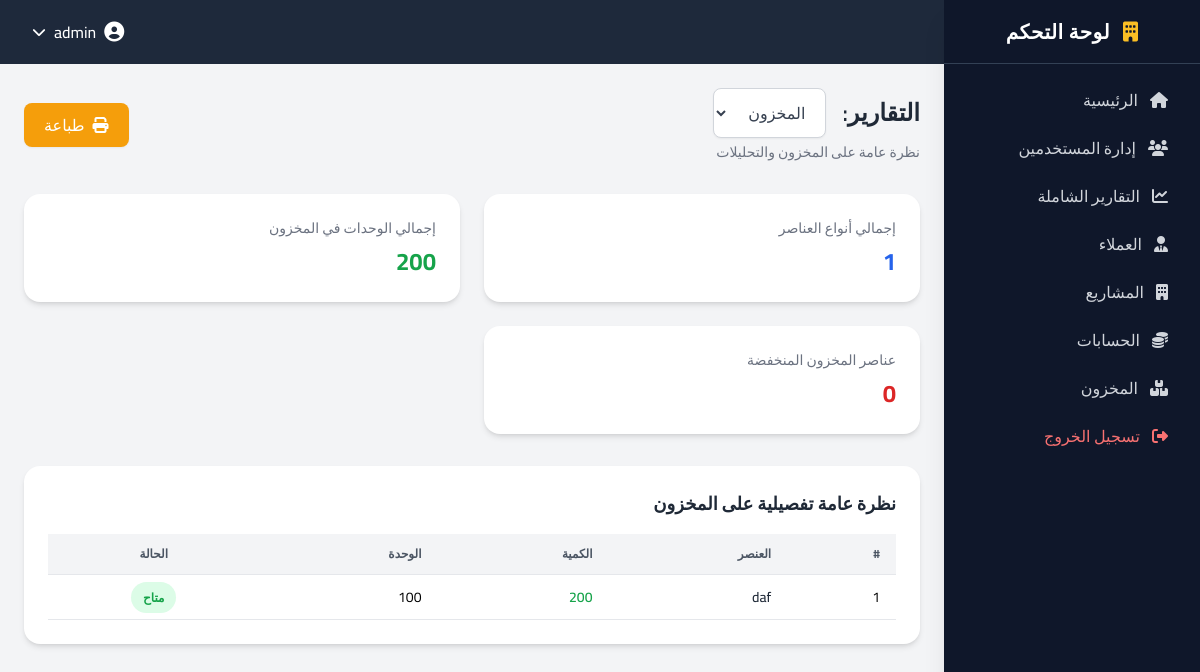
The app's page /modules/inventory/stock_report.php (signed in) with its own data.
### tables this page shows
CREATE TABLE `inventory_items` (
  `id` int NOT NULL,
  `item_name` varchar(150) NOT NULL,
  `quantity` int DEFAULT '0',
  `unit` varchar(50) DEFAULT NULL,
  `created_at` timestamp NULL DEFAULT CURRENT_TIMESTAMP
);

### modules/inventory/stock_report.php (the view, shortened to what this page needs)
<?php
require_once '../../config/database.php';
$summary_stmt = $conn->prepare("
    SELECT
        COUNT(*) AS total_items,
        IFNULL(SUM(quantity),0) AS total_quantity,
        SUM(CASE WHEN quantity < 10 THEN 1 ELSE 0 END) AS low_stock_count
    FROM inventory_items
");
$summary_stmt->execute();
$summary = $summary_stmt->get_result()->fetch_assoc();
$items_stmt = $conn->prepare("
    SELECT id, item_name, quantity, unit
    FROM inventory_items
    ORDER BY item_name ASC
");
$items_stmt->execute();
$items = $items_stmt->get_result();
include '../../includes/header.php';
include '../../includes/sidebar.php';
?>
<div class="lg:mr-64 p-6 min-h-screen bg-gray-100 print:bg-white print:m-0 print:p-0">
    <div class="mb-8 flex flex-col sm:flex-row sm:items-center justify-between gap-4 print:hidden">
        <div>
            <h1 class="text-2xl font-semibold text-gray-800 flex items-center gap-4">
                التقارير:
                <select onchange="window.location.href=this.value" class="text-base border border-gray-300 rounded-lg focus:ring-amber-500 focus:border-amber-500 font-medium text-gray-700 bg-white shadow-sm px-4 py-2 outline-none cursor-pointer">
                    <option value="/construction_system/modules/inventory/stock_report.php" selected>المخزون</option>
                </select>
            </h1>
            <p class="text-gray-500 text-sm mt-1">
                نظرة عامة على المخزون والتحليلات
            </p>
        </div>
        <button onclick="window.print()" class="print:hidden bg-amber-500 hover:bg-amber-600 text-white px-5 py-2.5 rounded-lg flex items-center gap-2 shadow-sm transition-all duration-200">
            <i class="fa fa-print"></i>
            <span>طباعة</span>
        </button>
    </div>
    <div class="grid grid-cols-1 sm:grid-cols-2 xl:grid-cols-3 gap-6 mb-8 print:grid-cols-3 print:gap-4">
        <div class="bg-white rounded-2xl shadow-md p-6">
            <p class="text-gray-500 text-sm">إجمالي أنواع العناصر</p>
            <h3 class="text-2xl font-bold text-blue-600 mt-2">
                <?= $summary['total_items'] ?>
            </h3>
        </div>
        <div class="bg-white rounded-2xl shadow-md p-6">
            <p class="text-gray-500 text-sm">إجمالي الوحدات في المخزون</p>
            <h3 class="text-2xl font-bold text-green-600 mt-2">
                <?= $summary['total_quantity'] ?>
            </h3>
        </div>
        <div class="bg-white rounded-2xl shadow-md p-6">
            <p class="text-gray-500 text-sm">عناصر المخزون المنخفضة</p>
            <h3 class="text-2xl font-bold text-red-600 mt-2">
                <?= $summary['low_stock_count'] ?>
            </h3>
        </div>
    </div>
    <div class="bg-white rounded-2xl shadow-md p-6 print:shadow-none print:p-0 print:border print:border-gray-300">
        <h3 class="text-lg font-semibold text-gray-800 mb-4">
            نظرة عامة تفصيلية على المخزون
        </h3>
        <div class="overflow-x-auto">
            <table class="w-full text-sm text-right">
                <thead class="print:bg-gray-200 print:text-gray-800">
                    <tr class="bg-gray-100 text-gray-600 uppercase text-xs">
                        <th class="px-4 py-3 border-b print:border-gray-400">#</th>
                        <th class="px-4 py-3 border-b print:border-gray-400">العنصر</th>
                        <th class="px-4 py-3 border-b print:border-gray-400">الكمية</th>
                        <th class="px-4 py-3 border-b print:border-gray-400">الوحدة</th>
                        <th class="px-4 py-3 text-center border-b print:border-gray-400">الحالة</th>
                    </tr>
                </thead>
                <tbody class="divide-y">
                <?php if ($items->num_rows > 0): ?>
                    <?php while ($row = $items->fetch_assoc()):
                        $is_low = $row['quantity'] < 10;
                    ?>
                        <tr class="hover:bg-gray-50 transition">
                            <td class="px-4 py-3 border-b print:border-gray-300"><?= $row['id'] ?></td>
                            <td class="px-4 py-3 font-medium text-gray-800 border-b print:border-gray-300">
                                <?= htmlspecialchars($row['item_name']) ?>
                            </td>
                            <td class="px-4 py-3 font-semibold <?= $is_low ? 'text-red-600' : 'text-green-600' ?> border-b print:border-gray-300">
                                <?= $row['quantity'] ?>
                            </td>
                            <td class="px-4 py-3 border-b print:border-gray-300">
                                <?= htmlspecialchars($row['unit']) ?>
                            </td>
                            <td class="px-4 py-3 text-center border-b print:border-gray-300">
                                <?php if ($is_low): ?>
                                    <span class="px-3 py-1 rounded-full text-xs font-semibold print:border print:border-gray-400 print:text-gray-800 print:bg-transparent bg-red-100 text-red-600">
                                        مخزون منخفض
                                    </span>
                                <?php else: ?>
                                    <span class="px-3 py-1 rounded-full text-xs font-semibold print:border print:border-gray-400 print:text-gray-800 print:bg-transparent bg-green-100 text-green-600">
                                        متاح
                                    </span>
                                <?php endif; ?>
                            </td>
                        </tr>
                    <?php endwhile; ?>
                <?php endif; ?>
                </tbody>
            </table>
        </div>
    </div>
</div>
<?php
include '../../includes/footer.php';
?>

### records on screen
inventory_items: id "1", item_name "daf", quantity "200", unit "100", shows "متاح"

### other values on screen
$_SESSION['username'] "admin"
$label "إدارة المستخدمين التقارير الشاملة العملاء المشاريع الحسابات المخزون"
$summary['total_items'] "1"
$summary['total_quantity'] "200"
$summary['low_stock_count'] "0"
